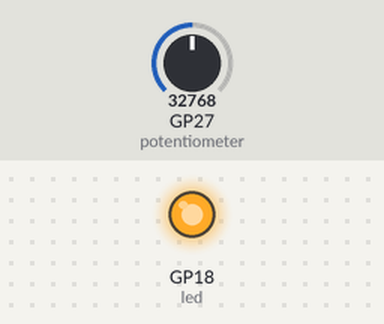
This program was run on a simulated Raspberry Pi Pico running MicroPython. On the bench: output pins drawn as LEDs (lit = HIGH). The test bench sets the inputs (shaded band); at power-on: GP27 (potentiometer) = 32768 (analog values on the 0–65535 scale).

Above: at 1.2 s.
1.3 s: GP27 (potentiometer) set to 7864
At 1.9 s:
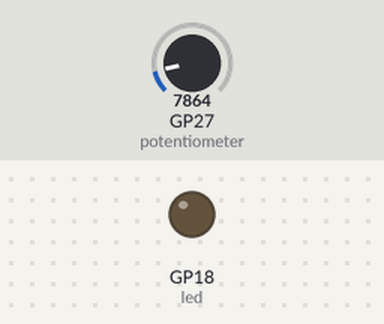
4.8 s: GP27 (potentiometer) set to 0
Timing chart, 0 to 5.2 s (numbered marks = the images above; inputs shaded):
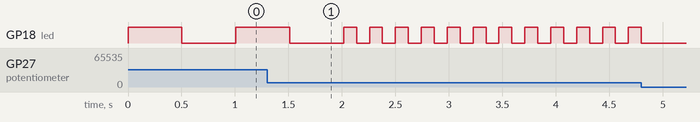

The program:

day4_2.py
```python
from machine import ADC, Pin
import time

# Set up the potentiometer on ADS pin 27
potentiometer = ADC(Pin(27))

#Set up our LED names and GPIO pin numbers
led = Pin(18, Pin.OUT)

mydelay = 0

while True:
    #update our variable with the reading divided by 65000
    mydelay = potentiometer.read_u16() / 65000

    led.value(1)
    time.sleep(mydelay)

    led.value(0)
    time.sleep(mydelay)
```

Measured:
- by itself, GP18 (led): repeats every 0.24 s: HIGH 0.12 s, LOW 0.12 s
